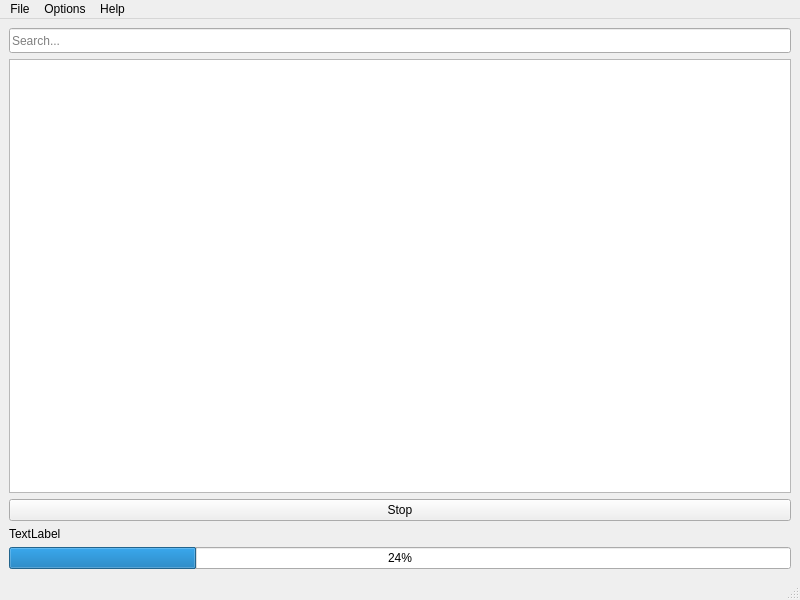
<?xml version="1.0" encoding="UTF-8"?>
<ui version="4.0">
 <class>MainWindow</class>
 <widget class="QMainWindow" name="MainWindow">
  <property name="geometry">
   <rect>
    <x>0</x>
    <y>0</y>
    <width>800</width>
    <height>600</height>
   </rect>
  </property>
  <property name="windowTitle">
   <string>SoundSource</string>
  </property>
  <widget class="QWidget" name="centralwidget">
   <layout class="QVBoxLayout" name="verticalLayout_5">
    <item>
     <layout class="QVBoxLayout" name="mainLayout">
      <item>
       <widget class="QLineEdit" name="searchField">
        <property name="minimumSize">
         <size>
          <width>0</width>
          <height>25</height>
         </size>
        </property>
        <property name="maximumSize">
         <size>
          <width>16777215</width>
          <height>16777215</height>
         </size>
        </property>
        <property name="placeholderText">
         <string>Search...</string>
        </property>
        <property name="clearButtonEnabled">
         <bool>true</bool>
        </property>
       </widget>
      </item>
      <item>
       <widget class="QTableView" name="sampleTableView">
        <property name="dragEnabled">
         <bool>true</bool>
        </property>
        <property name="dragDropMode">
         <enum>QAbstractItemView::DragOnly</enum>
        </property>
        <property name="selectionMode">
         <enum>QAbstractItemView::SingleSelection</enum>
        </property>
        <property name="selectionBehavior">
         <enum>QAbstractItemView::SelectRows</enum>
        </property>
        <attribute name="horizontalHeaderHighlightSections">
         <bool>false</bool>
        </attribute>
        <attribute name="horizontalHeaderShowSortIndicator" stdset="0">
         <bool>true</bool>
        </attribute>
        <attribute name="verticalHeaderVisible">
         <bool>false</bool>
        </attribute>
       </widget>
      </item>
      <item>
       <widget class="QPushButton" name="stopPlayback">
        <property name="text">
         <string>Stop</string>
        </property>
       </widget>
      </item>
      <item>
       <widget class="QLabel" name="messageLabel">
        <property name="text">
         <string>TextLabel</string>
        </property>
       </widget>
      </item>
      <item>
       <widget class="QProgressBar" name="progressBar">
        <property name="value">
         <number>24</number>
        </property>
       </widget>
      </item>
     </layout>
    </item>
   </layout>
  </widget>
  <widget class="QMenuBar" name="menubar">
   <property name="geometry">
    <rect>
     <x>0</x>
     <y>0</y>
     <width>800</width>
     <height>43</height>
    </rect>
   </property>
   <widget class="QMenu" name="menuFile">
    <property name="title">
     <string>File</string>
    </property>
    <addaction name="actionAdd_Directory"/>
    <addaction name="actionClose"/>
   </widget>
   <widget class="QMenu" name="menuHelp">
    <property name="title">
     <string>Help</string>
    </property>
    <addaction name="actionAbout"/>
   </widget>
   <widget class="QMenu" name="menuOptions">
    <property name="title">
     <string>Options</string>
    </property>
    <addaction name="actionKeep_On_Top"/>
    <addaction name="actionHide_Frame"/>
    <addaction name="actionEdit_Columns"/>
   </widget>
   <addaction name="menuFile"/>
   <addaction name="menuOptions"/>
   <addaction name="menuHelp"/>
  </widget>
  <widget class="QStatusBar" name="statusbar"/>
  <action name="actionAdd_Directory">
   <property name="text">
    <string>Manage Libraries</string>
   </property>
  </action>
  <action name="actionOptions">
   <property name="text">
    <string>Options</string>
   </property>
  </action>
  <action name="actionClose">
   <property name="text">
    <string>Close</string>
   </property>
  </action>
  <action name="actionKeep_On_Top">
   <property name="text">
    <string>Keep On Top</string>
   </property>
  </action>
  <action name="actionHide_Frame">
   <property name="text">
    <string>Hide Frame</string>
   </property>
  </action>
  <action name="actionEdit_Columns">
   <property name="text">
    <string>Edit Columns</string>
   </property>
  </action>
  <action name="actionAbout">
   <property name="text">
    <string>About</string>
   </property>
  </action>
 </widget>
 <resources/>
 <connections/>
</ui>
